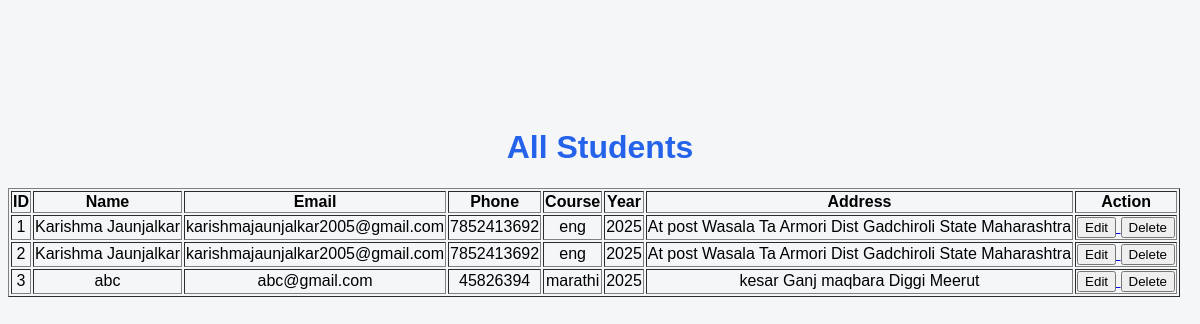
Before: /students with the older database file.
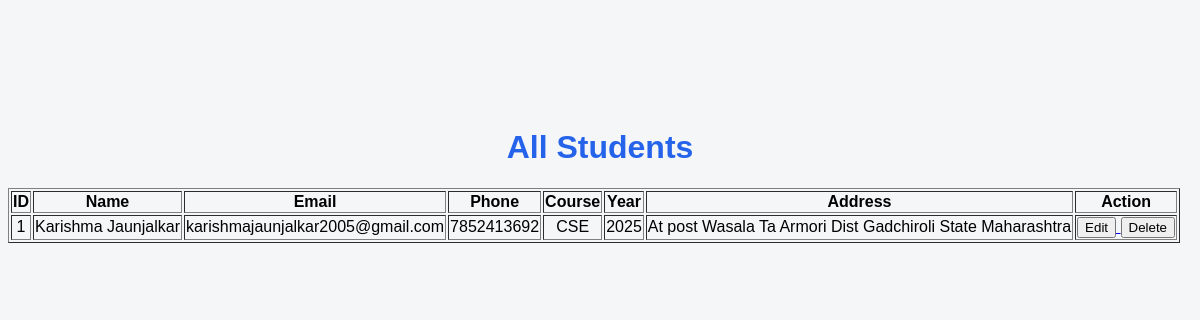
After: the same page with the newer database file.
### tables this page shows
CREATE TABLE students (
            id INTEGER PRIMARY KEY AUTOINCREMENT,
            name TEXT NOT NULL,
            email TEXT NOT NULL,
            phone TEXT,
            course TEXT,
            year INTEGER,
            address TEXT
        );

### app.py (the view)
@app.route("/students")
def students():
    student_list = get_students()
    return render_template(
        "students.html",
        students=student_list
    )

### database.py (called while the page is built)
def get_students():
    connection = sqlite3.connect("students.db")
    cursor = connection.cursor()
    cursor.execute("SELECT * FROM students")
    students = cursor.fetchall()
    connection.close()
    return students

### templates/students.html (shortened to what this page needs)
<!DOCTYPE html>
<html>
<head>
    <link rel="stylesheet"
          href="{{ url_for('static', filename='style.css') }}">
</head>
<body>
    <h1>All Students</h1>
    <table border="1">
        <tr>
            <th>ID</th>
            <th>Name</th>
            <th>Email</th>
            <th>Phone</th>
            <th>Course</th>
            <th>Year</th>
            <th>Address</th>
            <th>Action</th>
        </tr>
        {% for student in students %}
        <tr>
            <td>{{ student[0] }}</td>
            <td>{{ student[1] }}</td>
            <td>{{ student[2] }}</td>
            <td>{{ student[3] }}</td>
            <td>{{ student[4] }}</td>
            <td>{{ student[5] }}</td>
            <td>{{ student[6] }}</td>
            <td>
                <a href="/edit-student/{{ student[0] }}">
                    <button>Edit</button>
                </a>
                 <a href="/delete-student/{{ student[0] }}">
                    <button>Delete</button>
                </a>
            </td>
        </tr>
        {% endfor %}
    </table>
</body>
</html>

### static/style.css (style rules this page uses)
body { font-family: Arial, sans-serif; background-color: #f4f6f8; text-align: center; padding-top: 100px; }
h1 { color: #2563eb; }

Changed rows visible on the page:
removed students: id "2", name "Karishma Jaunjalkar", email "karishmajaunjalkar2005@gmail.com", phone "7852413692", course "eng", year "2025", address "At post Wasala Ta Armori Dist Gadchiroli State Maharashtra"
removed students: id "3", name "abc", email "abc@gmail.com", phone "45826394", course "marathi", year "2025", address "kesar Ganj maqbara Diggi Meerut"
changed students "Karishma Jaunjalkar": course "eng" → "CSE"
